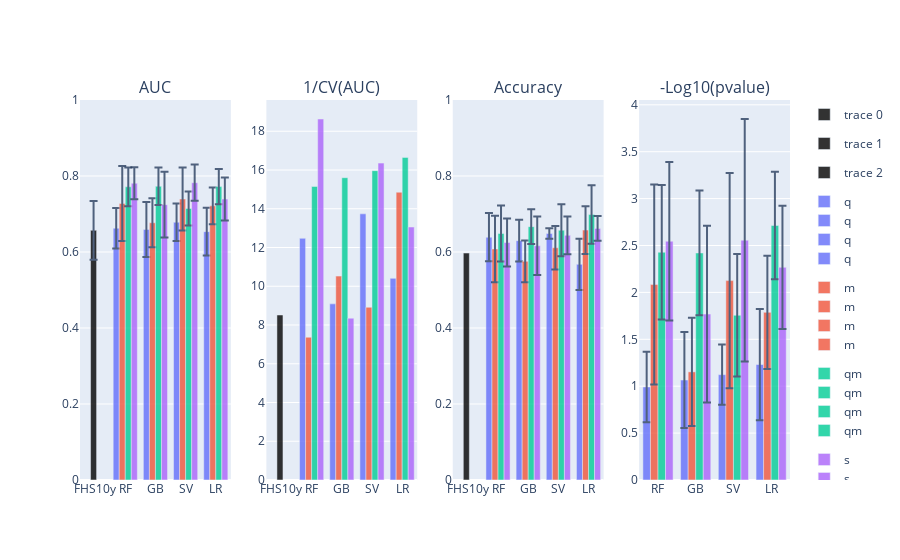

This figure's notebook cell:
### Code cell
fig = make_subplots(rows=1, cols=4, subplot_titles=['AUC', '1/CV(AUC)', 'Accuracy', '-Log10(pvalue)'])

i = 'q'

mymodels = ['rf', 'gb', 'sv', 'lr']

fig.add_trace(go.Bar(
    x=['FHS10y'], y=[np.median(fhsonly_score['auc'])], marker_color='black',offset=-0.15, width=0.2, opacity=0.8,
    error_y=dict(
        array=[np.median(np.abs(np.array(fhsonly_score['auc'])-np.median(fhsonly_score['auc']))) for j in mymodels]
    )
), row=1, col=1)

fig.add_trace(go.Bar(
    x=['FHS10y'], y=[np.median(fhsonly_score['auc'])/np.median(np.abs(np.array(fhsonly_score['auc'])-np.median(fhsonly_score['auc'])))], marker_color='black',offset=-0.15, width=0.2, opacity=0.8
), row=1, col=2)

# fig.add_trace(go.Bar(
#     x=['FHS10y'], y=[-np.log10(np.mean(fhsonly_score['pv']))], marker_color='black',offset=-0.15, width=0.2, opacity=0.8
# ), row=1, col=3)
fig.add_trace(go.Bar(
    x=['FHS10y'], y=[np.median([i['test_score'] for i in fhsonly.values()])], marker_color='black',offset=-0.15, width=0.2, opacity=0.8
), row=1, col=3)

for n,i in enumerate(['q', 'm', 'qm', 's']):
    fig.add_trace(go.Bar(
        x=[i.upper() for i in mymodels],
        y=[np.median(modelScores[i][j]['auc']) for j in mymodels],
        opacity=0.8, name=i, marker_color=palette[n], legendgroup=n,#, offsetgroup=n+1
        error_y=dict(
            array=[np.median(np.abs(np.array(modelScores[i][j]['auc'])-np.median(modelScores[i][j]['auc']))) for j in mymodels]
        )
    ), row=1, col=1)

    fig.add_trace(go.Bar(
        x=[i.upper() for i in mymodels],
        y=[np.median(modelScores[i][j]['auc'])/np.median(np.abs(np.array(modelScores[i][j]['auc'])-np.median(modelScores[i][j]['auc']))) for j in mymodels],
        opacity=0.8, name=i, marker_color=palette[n], legendgroup=n,#, offsetgroup=n+1
    ), row=1, col=2)


for n,i in enumerate(['q', 'm', 'qm', 's']):
    fig.add_trace(go.Bar(
        x=[i.upper() for i in mymodels],
        y=[np.median(-np.log10(modelScores[i][j]['pv'])) for j in mymodels],
        opacity=0.8, name=i, marker_color=palette[n], legendgroup=n,
        error_y=dict(
            array=[np.median(np.abs(np.array(-np.log10(modelScores[i][j]['pv']))-np.median(-np.log10(modelScores[i][j]['pv'])))) for j in mymodels]
        )
    ), row=1, col=4)

for n,i in enumerate(['q', 'm', 'qm', 's']):
    fig.add_trace(go.Bar(
        x=[i.upper() for i in mymodels],
        #y=[scores.loc[:, idx[:, [j]]].droplevel(axis=1, level=1).loc['test'][i][0] for j in mymodels],
        y=[np.median(modelScores[i][j]['accuracy']) for j in mymodels],
        opacity=0.8, name=i, marker_color=palette[n], legendgroup=n,
        error_y=dict(
            array=[np.median(np.abs(np.array(modelScores[i][j]['accuracy'])-np.median(modelScores[i][j]['accuracy']))) for j in mymodels]
        )
    ), row=1, col=3)

fig.update_yaxes(range=(0, 1), row=1, col=1)
fig.update_yaxes(range=(0, 1), row=1, col=3)

fig.show()

############

fig = make_subplots(rows=1, cols=3, subplot_titles=['AUC', 'Accuracy', '-Log10(pvalue)'])
fig.add_trace(go.Bar(
    x=['FHS10y'], y=[np.mean(fhsonly_score['auc'])], marker_color='black',offset=-0.15, width=0.2, opacity=0.8
), row=1, col=1)
# fig.add_trace(go.Bar(
#     x=['FHS10y'], y=[-np.log10(np.mean(fhsonly_score['pv']))], marker_color='black',offset=-0.15, width=0.2, opacity=0.8
# ), row=1, col=3)
fig.add_trace(go.Bar(
    x=['FHS10y'], y=[np.mean([i['test_score'] for i in fhsonly.values()])], marker_color='black',offset=-0.15, width=0.2, opacity=0.8
), row=1, col=2)
for n,i in enumerate(['q', 'm', 'qm', 's']):
    fig.add_trace(go.Bar(
        x=[i.upper() for i in mymodels],
        y=[np.mean(FHSmodelScores[i][j]['auc']) for j in mymodels],
        opacity=0.8, name=i, marker_color=palette[n], legendgroup=n#, offsetgroup=n+1
        # error_y=dict(
        #     array=[scores.loc[:, idx[:, [j]]].droplevel(axis=1, level=1).loc['test'][i][1] for j in mymodels]
        # )
    ), row=1, col=1)


for n,i in enumerate(['q', 'm', 'qm', 's']):
    fig.add_trace(go.Bar(
        x=[i.upper() for i in mymodels],
        y=[np.mean(-np.log10(FHSmodelScores[i][j]['pv'])) for j in mymodels],
        opacity=0.8, name=i, marker_color=palette[n], legendgroup=n,
        # error_y=dict(
        #     array=[scores.loc[:, idx[:, [j]]].droplevel(axis=1, level=1).loc['test'][i][1] for j in mymodels]
        # )
    ), row=1, col=3)

for n,i in enumerate(['q', 'm', 'qm', 's']):
    fig.add_trace(go.Bar(
        x=[i.upper() for i in mymodels],
        #y=[scores.loc[:, idx[:, [j]]].droplevel(axis=1, level=1).loc['test'][i][0] for j in mymodels],
        y=[np.mean(FHSmodelScores[i][j]['accuracy']) for j in mymodels],
        opacity=0.8, name=i, marker_color=palette[n], legendgroup=n,
        # error_y=dict(
        #     array=[scores.loc[:, idx[:, [j]]].droplevel(axis=1, level=1).loc['test'][i][1] for j in mymodels]
        # )
    ), row=1, col=2)

# fig.update_yaxes(range=(0.5, 0.8), row=1, col=1)
# fig.update_yaxes(range=(0.5, 0.7), row=1, col=2)

# fig.show()

### Figure 1 — Plotly figure (JSON) as saved in the notebook; plotly's stock layout.template omitted (floating-point values rounded to 4 significant figures)
{"data": [{"error_y": {"array": [0.07716, 0.07716, 0.07716, 0.07716]}, "marker": {"color": "black"}, "offset": -0.15, "opacity": 0.8, "type": "bar", "width": 0.2, "x": ["FHS10y"], "xaxis": "x", "y": [0.6571], "yaxis": "y"}, {"marker": {"color": "black"}, "offset": -0.15, "opacity": 0.8, "type": "bar", "width": 0.2, "x": ["FHS10y"], "xaxis": "x2", "y": [8.516], "yaxis": "y2"}, {"marker": {"color": "black"}, "offset": -0.15, "opacity": 0.8, "type": "bar", "width": 0.2, "x": ["FHS10y"], "xaxis": "x3", "y": [0.5972], "yaxis": "y3"}, {"error_y": {"array": [0.05312, 0.07253, 0.04938, 0.06278]}, "legendgroup": "0", "marker": {"color": "#636EFA"}, "name": "q", "opacity": 0.8, "type": "bar", "x": ["RF", "GB", "SV", "LR"], "xaxis": "x", "y": [0.6626, 0.6594, 0.6784, 0.6535], "yaxis": "y"}, {"legendgroup": "0", "marker": {"color": "#636EFA"}, "name": "q", "opacity": 0.8, "type": "bar", "x": ["RF", "GB", "SV", "LR"], "xaxis": "x2", "y": [12.47, 9.091, 13.74, 10.41], "yaxis": "y2"}, {"error_y": {"array": [0.09877, 0.06433, 0.08293, 0.04857]}, "legendgroup": "1", "marker": {"color": "#EF553B"}, "name": "m", "opacity": 0.8, "type": "bar", "x": ["RF", "GB", "SV", "LR"], "xaxis": "x", "y": [0.7277, 0.6769, 0.7394, 0.7215], "yaxis": "y"}, {"legendgroup": "1", "marker": {"color": "#EF553B"}, "name": "m", "opacity": 0.8, "type": "bar", "x": ["RF", "GB", "SV", "LR"], "xaxis": "x2", "y": [7.368, 10.52, 8.916, 14.85], "yaxis": "y2"}, {"error_y": {"array": [0.05093, 0.04955, 0.04475, 0.04638]}, "legendgroup": "2", "marker": {"color": "#00CC96"}, "name": "qm", "opacity": 0.8, "type": "bar", "x": ["RF", "GB", "SV", "LR"], "xaxis": "x", "y": [0.7716, 0.773, 0.7145, 0.7722], "yaxis": "y"}, {"legendgroup": "2", "marker": {"color": "#00CC96"}, "name": "qm", "opacity": 0.8, "type": "bar", "x": ["RF", "GB", "SV", "LR"], "xaxis": "x2", "y": [15.15, 15.6, 15.97, 16.65], "yaxis": "y2"}, {"error_y": {"array": [0.04191, 0.08674, 0.04784, 0.05661]}, "legendgroup": "3", "marker": {"color": "#AB63FA"}, "name": "s", "opacity": 0.8, "type": "bar", "x": ["RF", "GB", "SV", "LR"], "xaxis": "x", "y": [0.7809, 0.7246, 0.7824, 0.7392], "yaxis": "y"}, {"legendgroup": "3", "marker": {"color": "#AB63FA"}, "name": "s", "opacity": 0.8, "type": "bar", "x": ["RF", "GB", "SV", "LR"], "xaxis": "x2", "y": [18.63, 8.353, 16.35, 13.06], "yaxis": "y2"}, {"error_y": {"array": [0.3764, 0.512, 0.3207, 0.5933]}, "legendgroup": "0", "marker": {"color": "#636EFA"}, "name": "q", "opacity": 0.8, "type": "bar", "x": ["RF", "GB", "SV", "LR"], "xaxis": "x4", "y": [0.9915, 1.066, 1.123, 1.231], "yaxis": "y4"}, {"error_y": {"array": [1.066, 0.5772, 1.148, 0.6033]}, "legendgroup": "1", "marker": {"color": "#EF553B"}, "name": "m", "opacity": 0.8, "type": "bar", "x": ["RF", "GB", "SV", "LR"], "xaxis": "x4", "y": [2.084, 1.153, 2.126, 1.787], "yaxis": "y4"}, {"error_y": {"array": [0.716, 0.6652, 0.6519, 0.5739]}, "legendgroup": "2", "marker": {"color": "#00CC96"}, "name": "qm", "opacity": 0.8, "type": "bar", "x": ["RF", "GB", "SV", "LR"], "xaxis": "x4", "y": [2.428, 2.42, 1.756, 2.713], "yaxis": "y4"}, {"error_y": {"array": [0.8446, 0.9426, 1.292, 0.6569]}, "legendgroup": "3", "marker": {"color": "#AB63FA"}, "name": "s", "opacity": 0.8, "type": "bar", "x": ["RF", "GB", "SV", "LR"], "xaxis": "x4", "y": [2.546, 1.769, 2.556, 2.267], "yaxis": "y4"}, {"error_y": {"array": [0.06344, 0.05518, 0.01389, 0.06757]}, "legendgroup": "0", "marker": {"color": "#636EFA"}, "name": "q", "opacity": 0.8, "type": "bar", "x": ["RF", "GB", "SV", "LR"], "xaxis": "x3", "y": [0.6389, 0.6299, 0.6486, 0.5676], "yaxis": "y3"}, {"error_y": {"array": [0.08746, 0.0548, 0.05706, 0.06306]}, "legendgroup": "1", "marker": {"color": "#EF553B"}, "name": "m", "opacity": 0.8, "type": "bar", "x": ["RF", "GB", "SV", "LR"], "xaxis": "x3", "y": [0.6081, 0.5755, 0.6111, 0.6577], "yaxis": "y3"}, {"error_y": {"array": [0.07357, 0.0458, 0.06832, 0.07695]}, "legendgroup": "2", "marker": {"color": "#00CC96"}, "name": "qm", "opacity": 0.8, "type": "bar", "x": ["RF", "GB", "SV", "LR"], "xaxis": "x3", "y": [0.6486, 0.6667, 0.6573, 0.6986], "yaxis": "y3"}, {"error_y": {"array": [0.06344, 0.07695, 0.04992, 0.03228]}, "legendgroup": "3", "marker": {"color": "#AB63FA"}, "name": "s", "opacity": 0.8, "type": "bar", "x": ["RF", "GB", "SV", "LR"], "xaxis": "x3", "y": [0.625, 0.6164, 0.6438, 0.6622], "yaxis": "y3"}], "layout": {"annotations": [{"font": {"size": 16}, "showarrow": false, "text": "AUC", "x": 0.1062, "xanchor": "center", "xref": "paper", "y": 1, "yanchor": "bottom", "yref": "paper"}, {"font": {"size": 16}, "showarrow": false, "text": "1/CV(AUC)", "x": 0.3688, "xanchor": "center", "xref": "paper", "y": 1, "yanchor": "bottom", "yref": "paper"}, {"font": {"size": 16}, "showarrow": false, "text": "Accuracy", "x": 0.6313, "xanchor": "center", "xref": "paper", "y": 1, "yanchor": "bottom", "yref": "paper"}, {"font": {"size": 16}, "showarrow": false, "text": "-Log10(pvalue)", "x": 0.8938, "xanchor": "center", "xref": "paper", "y": 1, "yanchor": "bottom", "yref": "paper"}], "xaxis": {"anchor": "y", "domain": [0, 0.2125]}, "xaxis2": {"anchor": "y2", "domain": [0.2625, 0.475]}, "xaxis3": {"anchor": "y3", "domain": [0.525, 0.7375]}, "xaxis4": {"anchor": "y4", "domain": [0.7875, 1]}, "yaxis": {"anchor": "x", "domain": [0, 1], "range": [0, 1]}, "yaxis2": {"anchor": "x2", "domain": [0, 1]}, "yaxis3": {"anchor": "x3", "domain": [0, 1], "range": [0, 1]}, "yaxis4": {"anchor": "x4", "domain": [0, 1]}}}
